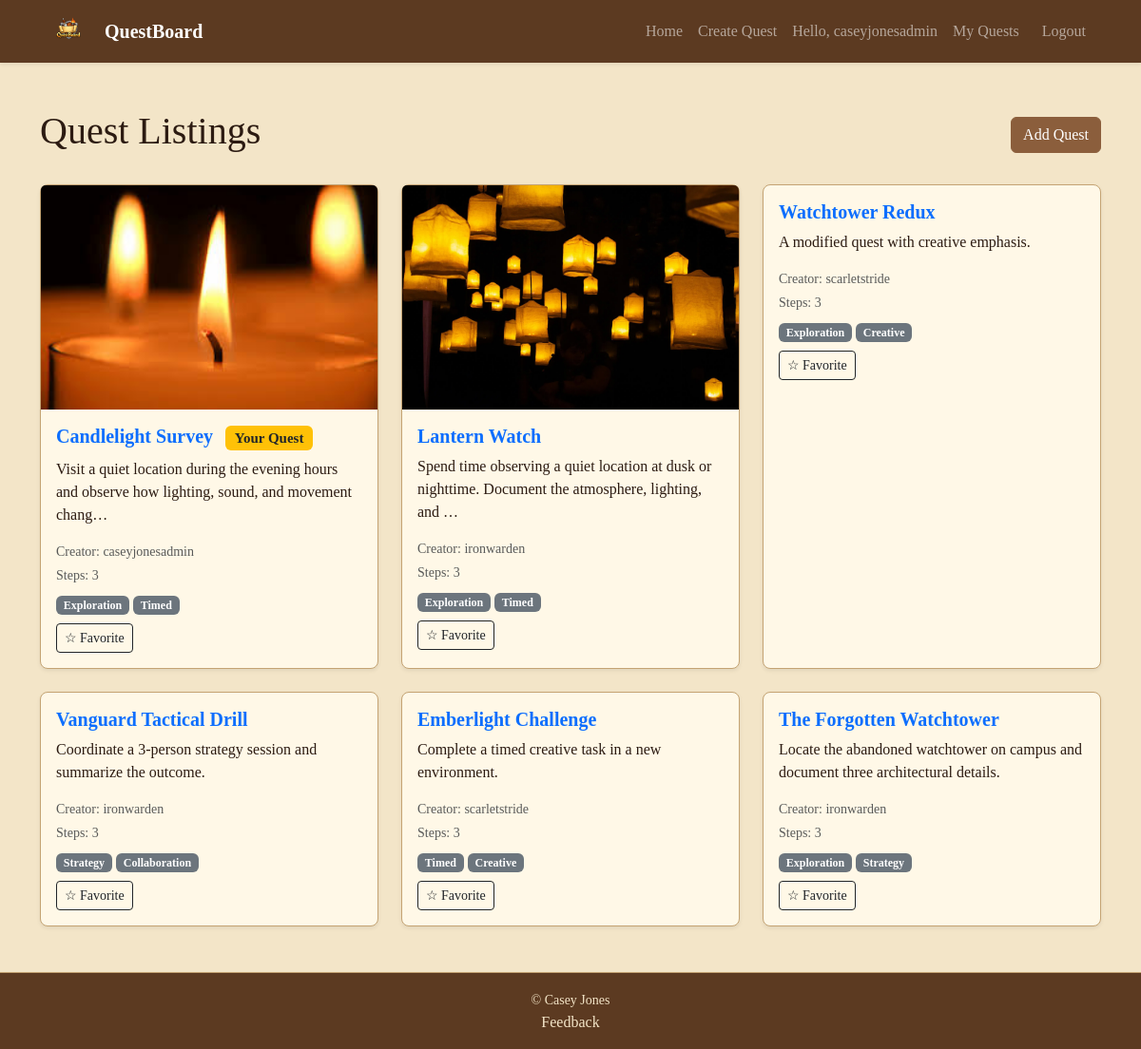
The app's page / (signed in) with its own data.
### QuestBoardApp/models.py (models this page shows, shortened)
class Quest(models.Model):
    creator = models.ForeignKey(User, on_delete=models.CASCADE, related_name="quests_created")
    parent = models.ForeignKey(
        "self",
        on_delete=models.SET_NULL,
        null=True,
        blank=True,
        related_name="remixes"
    )
    title = models.CharField(max_length=120)
    description = models.TextField()
    image = models.ImageField(upload_to="quest_images/", blank=True, null=True)
    created_at = models.DateTimeField(auto_now_add=True)
    tags = models.ManyToManyField(Tag, blank=True, related_name="quests")

class Tag(models.Model):
    name = models.CharField(max_length=40, unique=True)

### QuestBoardApp/views.py (the view)
# urls.py: path("", views.QuestListView.as_view(), name="index"),
class QuestListView(ListView):
    model = Quest
    template_name = "QuestBoardApp/index.html"
    context_object_name = "quests"
    ordering = ["-created_at"]
    def get_context_data(self, **kwargs):
        context = super().get_context_data(**kwargs)
        context["favorites"] = self.request.session.get("favorites", [])
        return context

### QuestBoardApp/templates/QuestBoardApp/index.html (shortened to what this page needs)
{% extends 'base.html' %}
{% block content %}
  <div class="d-flex justify-content-between align-items-center mb-4">
    <h1>Quest Listings</h1>
    <a href="{% url 'create_quest' %}" class="btn btn-primary">Add Quest</a>
  </div>
  <div class="row g-4">
    {% for quest in quests %}
      <div class="col-md-4">
        <div class="card h-100 shadow-sm">
          {% if quest.image %}
            <img src="{{ quest.image.url }}" class="card-img-top" alt="{{ quest.title }}" />
          {% endif %}
          <div class="card-body">
            <h5 class="card-title">
              <a href="{% url 'quest_detail' quest.pk %}" class="text-decoration-none">{{ quest.title }}</a>
              {% if user.is_authenticated and user == quest.creator %}
                <span class="badge bg-warning text-dark ms-2">Your Quest</span>
              {% endif %}
            </h5>
            <p class="card-text">{{ quest.description|truncatechars:100 }}</p>
            <p class="small text-muted mb-1">Creator: {{ quest.creator }}</p>
            <p class="small text-muted mb-2">Steps: {{ quest.steps.count }}</p>
            <div class="mb-2">
              {% for tag in quest.tags.all %}
                <span class="badge bg-secondary">{{ tag.name }}</span>
              {% empty %}
                <span class="text-muted small">No tags</span>
              {% endfor %}
            </div>
            {% if quest.id in favorites %}
              <a href="{% url 'toggle_favorite' quest.pk %}" class="btn btn-sm btn-warning">★ Favorited</a>
            {% else %}
              <a href="{% url 'toggle_favorite' quest.pk %}" class="btn btn-sm btn-outline-dark">☆ Favorite</a>
            {% endif %}
          </div>
        </div>
      </div>
    {% endfor %}
  </div>
{% endblock %}

### templates/base.html (shortened to what this page needs)
{% load static %}
{% load django_bootstrap5 %}
<!DOCTYPE html>
<html lang="en">
  <head>
    <link href="https://cdn.jsdelivr.net/npm/bootstrap@5.3.2/dist/css/bootstrap.min.css" rel="stylesheet" />
    <link rel="stylesheet" href="{% static 'QuestBoardApp/styles.css' %}" />
  </head>
  <body class="d-flex flex-column min-vh-100">
    <nav class="navbar navbar-expand-lg navbar-dark bg-dark shadow-sm">
    <div class="container">
        <a class="navbar-brand d-flex align-items-center" href="{% url 'index' %}">
            <img src="{% static 'QuestBoardApp/logo.png' %}" alt="QuestBoard Logo" height="40" class="me-2">
            <span class="fw-bold">QuestBoard</span>
        </a>
        <div class="collapse navbar-collapse justify-content-end" id="navbarNav">
            <ul class="navbar-nav">
                <li class="nav-item">
                    <a class="nav-link" href="{% url 'index' %}">Home</a>
                </li>
                {% if user.is_authenticated %}
                    <li class="nav-item">
                        <a class="nav-link" href="{% url 'create_quest' %}">Create Quest</a>
                    </li>
                    <li class="nav-item">
                        <span class="nav-link">Hello, {{ user.username }}</span>
                    </li>
                    <li class="nav-item">
                        <a class="nav-link" href="{% url 'my_quests' %}">My Quests</a>
                    </li>
                    <li class="nav-item">
                        <form method="post" action="{% url 'logout' %}" class="d-inline">
                            <button type="submit" class="btn btn-link nav-link" style="display:inline; padding: 8px 16px; border: none;">
                                Logout
                            </button>
                        </form>
                    </li>
                {% endif %}
            </ul>
        </div>
    </div>
</nav>
    <main class="container my-5 flex-grow-1">
      {% block content %}
      {% endblock %}
    </main>
    <footer class="text-center py-3 mt-auto border-top">
      <small>&copy; {{ now|date:'Y' }} Casey Jones</small>
      <a class="nav-link" href="{% url 'feedback' %}">Feedback</a>
    </footer>
  </body>
</html>

### QuestBoardApp/static/QuestBoardApp/styles.css (style rules this page uses)
:root { --bs-primary: #8b5e3c; --bs-secondary: #5c3a21; --bs-success: #6c8b3c; --bs-danger: #9c2f2f; --bs-warning: #c99a2e; --bs-info: #7b6a4f; --bs-light: #f3e5c8; --bs-dark: #2c1b12; --bs-body-bg: #f3e5c8; --bs-body-color: #2c1b12; --bs-border-color: #c4a373; }
body { background-color: var(--bs-body-bg); color: var(--bs-body-color); font-family: "Georgia", serif; background-image: url('/static/QuestBoardApp/parchment-paper.png'); background-size: cover; }
.navbar { background-color: #5c3a21 !important; }
.card { background-color: #fff8e7; border: 1px solid #c4a373; border-radius: 8px; }
.card-title { font-weight: bold; }
.btn-primary { background-color: #8b5e3c; border-color: #8b5e3c; }
footer { background-color: #5c3a21; color: #f3e5c8; }

### records on screen
Quest: image (picture), title "Candlelight Survey", shows "Your Quest", description "Visit a quiet location during the evening hours and observe how lighting, sound, and movement chang…", creator "caseyjonesadmin", steps.count "3", shows "☆ Favorite"
Tag: name "Exploration"
Tag: name "Timed"
Quest: image (picture), title "Lantern Watch", description "Spend time observing a quiet location at dusk or nighttime. Document the atmosphere, lighting, and …", creator "ironwarden", steps.count "3", shows "☆ Favorite"
Quest: title "Watchtower Redux", description "A modified quest with creative emphasis.", creator "scarletstride", steps.count "3", shows "☆ Favorite"
Tag: name "Creative"
Quest: title "Vanguard Tactical Drill", description "Coordinate a 3-person strategy session and summarize the outcome.", creator "ironwarden", steps.count "3", shows "☆ Favorite"
Tag: name "Strategy"
Tag: name "Collaboration"
Quest: title "Emberlight Challenge", description "Complete a timed creative task in a new environment.", creator "scarletstride", steps.count "3", shows "☆ Favorite"
Quest: title "The Forgotten Watchtower", description "Locate the abandoned watchtower on campus and document three architectural details.", creator "ironwarden", steps.count "3", shows "☆ Favorite"

### other values on screen
{{ user.username }} "caseyjonesadmin"
